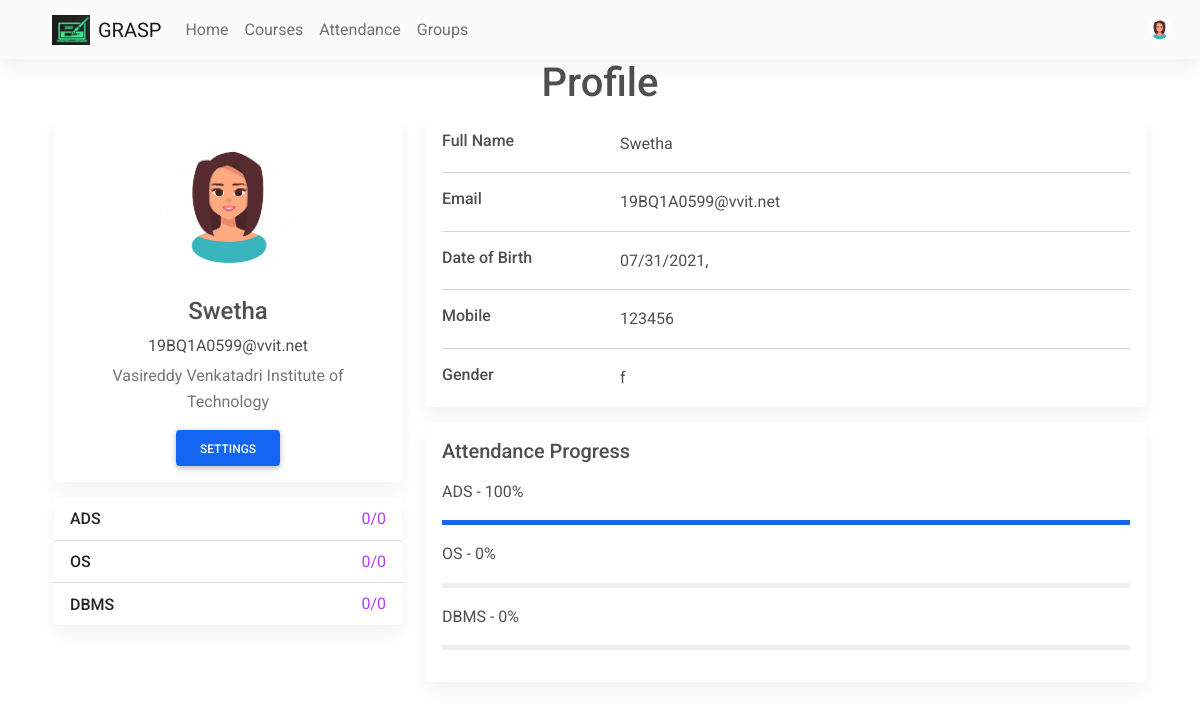
The page /profile (signed in) on the database its author committed.
### website/models.py (models this page shows)
class User(db.Model, UserMixin):
    id = db.Column(db.Integer, primary_key=True)
    email = db.Column(db.String(150), unique=True, nullable=False)
    password = db.Column(db.String(150), nullable=False)
    first_name = db.Column(db.String(150), nullable=False)
    user_type = db.Column(db.String(1), nullable=False)
    notes = db.relationship('Note', backref='author', lazy=True)
    array_ids = db.relationship('Array_ids')
    student = db.relationship('Student', backref='user')
    teacher = db.relationship('Teacher', backref='user')
    mobile = db.Column(db.Integer, nullable=False)
    profile_pic = db.Column(
        db.String(150), nullable=False, default="default.jpg")
    dob = db.Column(db.DateTime(timezone=True), nullable=False)
    gender = db.Column(db.String(1), nullable=False)

class Course(db.Model):
    id = db.Column(db.Integer, primary_key=True)
    branch = db.Column(db.String(20))
    section = db.Column(db.String(1))
    year = db.Column(db.Integer)
    subject = db.Column(db.String(50))
    course_name = db.Column(db.String(100))
    teacher_id = db.Column(db.Integer, db.ForeignKey('teacher.id'))
    student_ids = db.relationship('Student_ids')
    lecture = db.relationship('Lecture')
    materials = db.relationship('Materials')

### website/users/routes.py (the view)
@users.route('/profile')
@login_required
def profile():
    image_file = url_for('static', filename='img/' + current_user.profile_pic)
    if current_user.user_type == 's':
        attendance_percentages = get_attendance()
        colors = ['primary', 'danger', 'success', 'warning', 'info']
        dob = current_user.dob.strftime("%m/%d/%Y, %H:%M:%S").split()[0]
        return render_template('student_profile.html', user=current_user, image_file=image_file, attendance_percentages=attendance_percentages, colors=colors,dob=dob)
    elif current_user.user_type == 'p':
        dob = current_user.dob.strftime("%m/%d/%Y, %H:%M:%S").split()[0]
        return render_template('teacher_profile.html', user=current_user, image_file=image_file,dob=dob)
    elif current_user.user_type == 'a':
        return render_template('admin.html', user=current_user, image_file=image_file)

### website/courses/utils.py (called while the page is built)
def get_attendance():
    student = current_user.student[0]
    courses_list = []
    courses_ids = student.courses
    for course_id in courses_ids:
        courses_list.append(Course.query.get(course_id.course_id))
    attendance_percentages = {}
    for course in courses_list:
        count = 0
        present = 0
        for lecture in course.lecture:
            count+=1
            for day in lecture.attendance:
                if day.student_id == student.id and day.present_status:
                    present += 1
        if count == 0:
            attendance_percentages[course] = 0
        else:
            attendance_percentages[course] = int((present/count)*100)
    return attendance_percentages

### website/templates/student_profile.html (shortened to what this page needs)
{% extends "base.html" %}
{% block content %}
<h1 align="center">Profile</h1>
{% set stu = user.student[0] %}
{% set c=0 %}
<div class="container">
  <div class="main-body">
    <div class="row gutters-sm">
      <div class="col-md-4 mb-3">
        <div class="card ">
          <div class="card-body">
            <div class="d-flex flex-column align-items-center text-center">
              <img src="{{image_file}}" alt="profile-pic" class="rounded-circle" width="150">
              <div class="mt-3">
                <h4>{{ user.first_name }}</h4>
                <p class="text mb-1">{{ user.email }}</p>
                <p class="text-muted font-size-sm">Vasireddy Venkatadri Institute of Technology</p>
                <a type="button" class="btn btn-primary" href="{{url_for('users.settings')}}">
                  Settings
                </a>
              </div>
            </div>
          </div>
        </div>
        <div class="card mt-3">
          <ul class="list-group list-group-flush">
            {% for course in attendance_percentages %}
            <li class="list-group-item d-flex justify-content-between align-items-center flex-wrap">
              <h6 class="mb-0">{{course.subject}}</h6>
              <span class="text-secondary">0/0</span>
            </li>
            {% endfor %}
          </ul>
        </div>
      </div>
      <div class="col-md-8">
        <div class="card mb-3">
          <div class="card-body">
            <div class="row">
              <div class="col-sm-3">
                <h6 class="mb-0">Full Name</h6>
              </div>
              <div class="col-sm-9 text">
                {{ user.first_name }}
              </div>
            </div>
            <hr>
            <div class="row">
              <div class="col-sm-3">
                <h6 class="mb-0">Email</h6>
              </div>
              <div class="col-sm-9 text">
                {{ user.email }}
              </div>
            </div>
            <hr>
            <div class="row">
              <div class="col-sm-3">
                <h6 class="mb-0">Date of Birth</h6>
              </div>
              <div class="col-sm-9 text">
                {{dob}}
              </div>
            </div>
            <hr>
            <div class="row">
              <div class="col-sm-3">
                <h6 class="mb-0">Mobile</h6>
              </div>
              <div class="col-sm-9 text">
                {{user.mobile}}
              </div>
            </div>
            <hr>
            <div class="row">
              <div class="col-sm-3">
                <h6 class="mb-0">Gender</h6>
              </div>
              <div class="col-sm-9 text">
                {{user.gender}}
              </div>
            </div>
          </div>
        </div>
        <div class="row">
          <div class="col-sm-12">
            <div class="card">
              <div class="card-body">
                <h5 class="d-flex align-items-center mb-3">Attendance Progress</h5>
                {% for course in attendance_percentages %}
                <p>{{course.subject}} - {{attendance_percentages[course]}}%</p>
                <div class="progress mb-3" style="height: 5px">
                  <div class="progress-bar bg-{{colors[c]}}" role="progressbar"
                    style="width: {{attendance_percentages[course]}}%"
                    aria-valuenow="{{attendance_percentages[course]}}" aria-valuemin="0" aria-valuemax="100"></div>
                </div>
                {% set c = (c+1)%5 %}
                {%endfor%}
              </div>
            </div>
          </div>
        </div>
      </div>
    </div>
  </div>
</div>
{% endblock %}

### website/templates/base.html (shortened to what this page needs)
<!DOCTYPE html>
<html lang="en">
<head>
    <link rel="stylesheet" href="https://use.fontawesome.com/releases/v5.15.2/css/all.css" />
    <link rel="stylesheet" href="https://stackpath.bootstrapcdn.com/bootstrap/4.4.1/css/bootstrap.min.css"
 />
    <link rel="stylesheet" type="text/css" href="{{ url_for('static', filename='css/mdb.min.css') }}">
    <link rel="stylesheet" type="text/css" href="{{ url_for('static', filename='css/mdb.rtl.min.css') }}">
</head>
<body>
    <nav class="navbar navbar-expand-lg navbar-light bg-light">
        <div class="container-fluid">
            <a class="navbar-brand" href="/">
                <img src="{{url_for('static',filename='logo4.jpeg')}}" class="me-2" height="30" alt="" loading="lazy" />
                GRASP
            </a>
            <div class="collapse navbar-collapse" id="navbarNavAltMarkup">
                {% if user.is_authenticated %}
                {% if user.user_type=='s' %}
                <div class="navbar-nav mr-auto">
                    <a class="nav-link" aria-current="page" href="/">Home</a>
                    <a class="nav-item nav-link" id="courses" href="/courses">Courses</a>
                    <a class="nav-item nav-link" id="attendance" href="/attendance">Attendance</a>
                    <a class="nav-item nav-link" id="groups" href="/groups">Groups</a>
                </div>
                {% endif %}
                <div class="d-flex align-items-center">
                    <a class="dropdown-toggle d-flex align-items-center hidden-arrow" href="#"
                        id="navbarDropdownMenuLink" role="button" data-mdb-toggle="dropdown" aria-expanded="false">
                        <img src="{{url_for('static', filename='img/' + user.profile_pic)}}" class="rounded-circle"
                            height="25" alt="" loading="lazy" />
                    </a>
                </div>
                {% else %}
                <div class="navbar-nav me-auto mb-2 mb-lg-0">
                </div>
                <div class="d-flex align-items-center">
                    <a class="btn btn-link" id="login" href="/login">Login</a>
                </div>
                {% endif %}
            </div>
        </div>
    </nav>
    <div class="container">
        {% block content %}{% endblock %}
    </div>
</body>
</html>

### rows shown on the page
User: profile_pic (picture), first_name "Swetha", email "19BQ1A0599@vvit.net", mobile "123456", gender "f"
Course: subject "ADS", attendance_percentages "100"
Course: subject "OS", attendance_percentages "0"
Course: subject "DBMS", attendance_percentages "0"

### other values the page prints
{{ dob }} "07/31/2021,"
